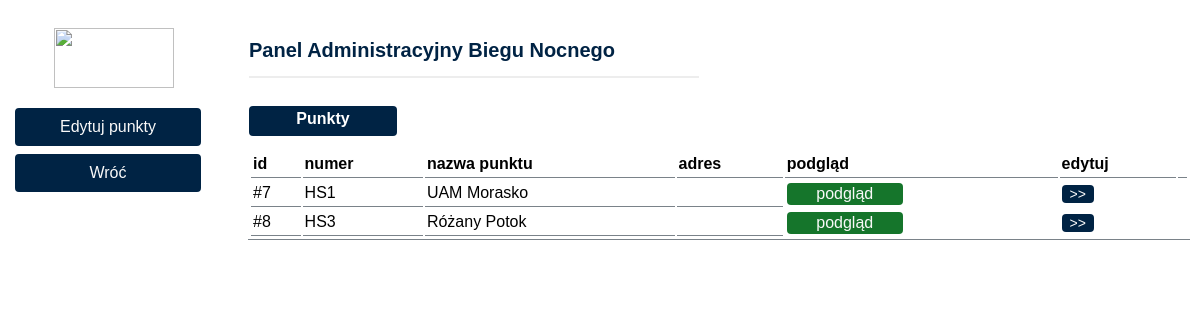
The app's page /punktyHS (signed in) with its own data.
### baza/models.py (models this page shows, shortened)
class Punkt (models.Model):
    id =  models.AutoField(primary_key=True)
    numer = models.IntegerField(default=0)
    kod = models.CharField(max_length=3, blank=True)
    nazwa = models.CharField(max_length=128, blank=True)
    skrzyzowanie = models.CharField(max_length=128, blank=True)
    adres = models.CharField(max_length=128, blank=True)
    opis_zawieszenia_1 = models.CharField(max_length=256, blank=True)
    opis_zawieszenia_2 = models.CharField(max_length=256, blank=True)
    opis = models.CharField(max_length=1024, blank=True)
    pytanie = models.CharField(max_length=256, blank=True)
    odpowiedz = models.CharField(max_length=256, blank=True)
    dojscie = models.CharField(max_length=256, blank=True)
    foto = models.ImageField(blank=True, upload_to='baza/static/foto/', default='baza/static/foto/{self.id}.jpg')
    punktowy = models.CharField(max_length=64, blank=True)
    uwagi = models.CharField(max_length=256, blank=True)
    class Meta:
        ordering = ('numer',)

class Punkt_HS (Punkt):
    trasa =  models.CharField(max_length=2, default='HS', blank=True)

class Punkt (models.Model):
    id =  models.AutoField(primary_key=True)
    numer = models.IntegerField(default=0)
    kod = models.CharField(max_length=3, blank=True)
    nazwa = models.CharField(max_length=128, blank=True)
    skrzyzowanie = models.CharField(max_length=128, blank=True)
    adres = models.CharField(max_length=128, blank=True)
    opis_zawieszenia_1 = models.CharField(max_length=256, blank=True)
    opis_zawieszenia_2 = models.CharField(max_length=256, blank=True)
    opis = models.CharField(max_length=1024, blank=True)
    pytanie = models.CharField(max_length=256, blank=True)
    odpowiedz = models.CharField(max_length=256, blank=True)
    dojscie = models.CharField(max_length=256, blank=True)
    foto = models.ImageField(blank=True, upload_to='baza/static/foto/', default='baza/static/foto/{self.id}.jpg')
    punktowy = models.CharField(max_length=64, blank=True)
    uwagi = models.CharField(max_length=256, blank=True)
    class Meta:
        ordering = ('numer',)

### baza/views.py (the view)
# urls.py: path("punktyHS",views.otworz_punkty_HS),
@user_passes_test(lambda u: u.has_perm('baza.PunktyHS'))
def otworz_punkty_HS(request):
    context = {
        "Punkty":Punkt_HS.objects.all(),
        }
    return render(request, "baza/punkty.html", context)

### baza/templates/baza/punkty.html (shortened to what this page needs)
{% extends "baza/wzor.html" %}
{% block content %}
<div class="w3-responsive"> <table> <tr>
    <td id="leftpanel">
        <table id="leftpanel">
            <tr>
                <td  id="leftpanel">
                    <div id="empty10_10"></div>
                </td>
            </tr>
            <tr>
                <td id="leftpanel">
                    <img src="http://bieg-nocny.pl/assets/img/bn-inv.png"  align="center" width="120" height="60">
                </td>
            </tr>
            <tr>
                <td  id="leftpanel">
                    <div id="empty10_10"></div>
                </td>
            </tr>
            <tr>
                <td id="leftpanel">
                    <a target="_blank" rel="noopener noreferrer" href="/admin/baza/punkt" class="button">
                        Edytuj punkty
                    </a>
                </td>
            </tr>
            <tr>
                <td id="leftpanel">
                    <a href="/start" class="button">
                        Wróć
                    </a>
                </td>
            </tr>
        </table>
    </td>
    <td >
        <div id="empty"> </div>
        <h1> Panel Administracyjny Biegu Nocnego </h1>
        <div id="greyline_short"> </div>
        <div id="empty"> </div>
        <h2> Punkty </h2>
        <table style="width:100%">
        <tr>
            <th id="memberstable" > id </th>
            <th id="memberstable" > numer </th>
            <th id="memberstable" > nazwa punktu </th>
            <th id="memberstable" > adres </th>
            <th id="memberstable"> podgląd </th>
            <th id="memberstable"> edytuj </th>
            <th id="memberstable" width="20%"> </th>
        {% for Punkt in Punkty %}
         <tr>
             <td id="memberstable" >#{{Punkt.id}}</td>
             <td id="memberstable" >{{Punkt.trasa}}{{ Punkt.numer }}</td>
             <td id="memberstable">{{ Punkt.nazwa }}</td>
             <td id="memberstable" > {{Punkt.adres}} </td>
             <td width="10%" id="emptyspace">
                <a  href="/punkty/{{Punkt.id}}" class="button3">
                    podgląd
                 </a>
             </td>
            <td width="10%" id="emptyspace">
               <a  href="/admin/baza/punkt/{{Punkt.id}}/change/" class="button2">
                   >>
                </a></td>
           <td width="20%" id="emptyspace"></td>
           {% endfor %}
         </tr>
        </table>
</td></tr></table></div>
{%endblock%}

### baza/static/team.css (style rules this page uses)
body { background-color: white; }
td { border-bottom: 1px solid #7a8289; font-family: Cambria, Arial; text-align: left; padding: 1px; width: 10%; }
th { border-bottom: 1px solid #002344; font-family: Cambria, Arial; font-weight: bold; text-align: left; padding: 3px; }
h1 { color: #002344; font-family: Cambria, Arial; font-size: 20px; }
h2 { color: white; background-color: #002344; font-family: Cambria, Arial; font-size: 16px; border-radius: 4px; width: 140px; height: 22px; padding: 4px 4px; text-align: center; }
img { display: block; margin-left: 40px; margin-right: 10px; }
a.button { -webkit-appearance: button; -moz-appearance: button; appearance: button; background-color: #002344; border: 2px solid #002344; color: #f9f9f9; border-radius: 4px; padding: 8px 16px; text-align: center; text-decoration: none; display: inline-block; font-size: 16px; margin: 2px 1px; -webkit-transition-duration: 0.2s; transition-duration: 0.2s; cursor: pointer; width: 150px }
a.button2 { -webkit-appearance: button; -moz-appearance: button; appearance: button; background-color: #002344; color: #f9f9f9; border-radius: 4px; padding: 1px 8px; text-align: left; text-decoration: none; display: inline-block; font-size: 14px; margin: 1px 1px; -webkit-transition-duration: 0.2s; transition-duration: 0.2s; cursor: pointer; width: auto; }
a.button3 { -webkit-appearance: button; -moz-appearance: button; appearance: button; background-color: #15752b; color: #f9f9f9; border-radius: 4px; padding: 2px 8px; text-align: center; text-decoration: none; display: inline-block; font-size: 16px; margin: 1px 1px; -webkit-transition-duration: 0.2s; transition-duration: 0.2s; cursor: pointer; width: 100px; }
#empty { width:900px; height:15px; }
#empty10_10 { width:10px; height:10px; }
#greyline_short { width:450px; height:2px; background-color: #ededed; }
#emptyspace { border-bottom: None; font-family: Cambria, Arial; text-align: left; width: auto; }
#memberstable { border-bottom: 1px solid #7a8289; font-family: Cambria, Arial; text-align: left; padding: 4px 2px; width: auto; }
#leftpanel { border-bottom: None; font-family: Cambria, Arial; text-align: left; vertical-align: top; align: center; }

### records on screen
Punkt_HS: id "7", trasa "HS", numer "1", nazwa "UAM Morasko"
Punkt_HS: id "8", trasa "HS", numer "3", nazwa "Różany Potok"
